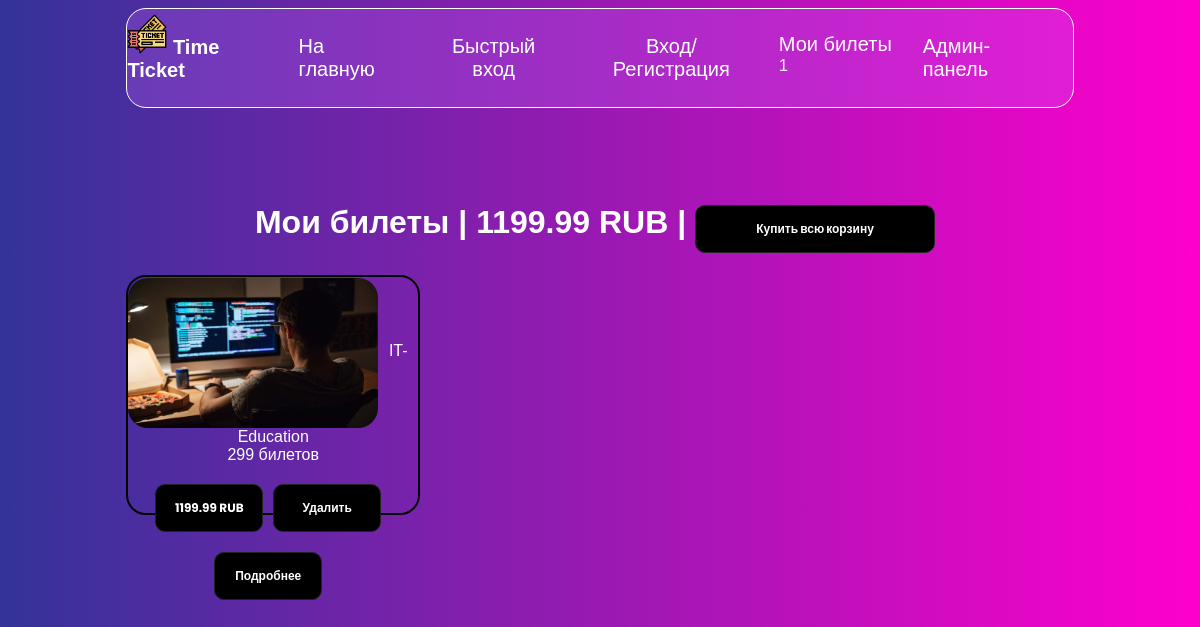
/mytickets (signed in), run on the app's committed database.
### main.py (models this page shows, shortened)
class Tickets(db.Model):
    id = db.Column(db.Integer, primary_key=True)
    author = db.Column(db.String(150), nullable=False)
    price_simple = db.Column(db.Float, nullable=False)
    price_dish = db.Column(db.Float, nullable=False)
    price_merch = db.Column(db.Float, nullable=False)
    tickets_count_simple =  db.Column(db.Integer, nullable=False)
    tickets_count_dish =  db.Column(db.Integer, nullable=False)
    tickets_count_merch =  db.Column(db.Integer, nullable=False)
    concert_name = db.Column(db.String(150), nullable=False)
    date = db.Column(db.String(150), nullable=False)
    image_path = db.Column(db.String(150), nullable=False)
    description = db.Column(db.String(500), nullable=False)

### main.py (the view)
@app.route('/mytickets')
def tickets():
    name = request.cookies.get('user')
    a = len(list(Tickets_in_Cart.query.filter_by(author=name).all()))
    tickets_in_cart = list(Tickets_in_Cart.query.filter_by(author=name).all())
    tickets = []
    all_price=0
    for i in tickets_in_cart:
        obj = Tickets.query.filter_by(id=i.tickets_id).first()
        if not obj is None:
            tickets.append(obj)
            if i.ticket_type == 'simple':
                all_price += obj.price_simple
            elif i.ticket_type == 'dish':
                all_price += obj.price_dish
            else:
                all_price += obj.price_merch
    all_price = round(all_price, 2)
    return render_template('mytickets.html', tickets=tickets, a=a, tickets_in_cart=tickets_in_cart, all_price=all_price)

### templates/mytickets.html (shortened to what this page needs)
<!DOCTYPE html>
<html lang="en">
<head>
    <link rel="stylesheet" href="/static/css/style.css"/>
</head>
<body>
    {% include 'header.html' %}
    <div id="outer">
        <div id="inner" style="color: white; width: 80%; text-align: center;">
            <h1>Мои билеты | {{ all_price }} RUB {% if all_price != 0 %}| <button class="button-ticket" style="width: 240px;" onclick="red('/buyallcart')">Купить всю корзину</button>{% endif %}</h1>
            {% set l = tickets|length %}
            {% for i in range(l) %}
            <div style="display: inline;">
            <div class="ticket">
                <img src="{{ tickets[i].image_path }}" class="img-ticket">
                <div style="padding-top: 64px;">
                <label>{{tickets[i].concert_name}}</label><br>
                <label>{% if tickets_in_cart[i].ticket_type == 'simple' %}{{ tickets[i].tickets_count_simple }}{% elif tickets_in_cart[i].ticket_type == 'dish' %}{{ tickets[i].tickets_count_dish }}{% else %}{{ tickets[i].tickets_count_merch }}{% endif %}  билетов</label></div>
                <div class="ticket-buttons">
                <button class="button-ticket" onclick="red('/buy?id={{tickets[i].id}}&type={{tickets_in_cart[i].ticket_type}}')">{% if tickets_in_cart[i].ticket_type == 'simple' %}{{ tickets[i].price_simple }}{% elif tickets_in_cart[i].ticket_type == 'dish' %}{{ tickets[i].price_dish }}{% else %}{{ tickets[i].price_merch }}{% endif %} RUB</button><button class="button-ticket"  onclick="red('/delfromcart?id={{tickets[i].id}}&type={{tickets_in_cart[i].ticket_type}}')">Удалить</button><button class="button-ticket" onclick="red('/view?name={{tickets[i].concert_name}}&date={{tickets[i].date}}&type={{tickets_in_cart[i].ticket_type}}')">Подробнее</button>
            </div>
                </div>
            </div>
                {% endfor %}
                </div>
        </div>
</body>
</html>

### static/css/style.css (style rules this page uses)
body { font-family: 'Poppins', sans-serif; min-height: 100vh; background: linear-gradient(to right, #333399, #ff00cc); }
@media screen { #outer { width: screen width - 40; } }
@media screen { #inner { width: 450px; margin: 5% auto; } }
.ticket { width: 31%; border-radius: 20px; height: 240px; display: inline-block; float: left; border: 2px solid black; margin-right: 20px; padding-top: 1px; text-align: center; }
.img-ticket { float:left; width: 250px; border-radius: 20px; height: 150px; }
.button-ticket { font-family: 'Poppins', sans-serif; border: 1px solid #222; border-radius: 10px; font-weight: bolder; cursor: pointer; transition: all .25s linear; background-color: black; color: white; font-size: 12px; width: 108px; height: 48px; margin-right: 10px; margin-top: 20px; }
.ticket-buttons { float: left; }

### static/css/fastauth.css (style rules this page uses)
body { font-family: Arial, Helvetica, sans-serif; }

### data on the page
Tickets: image_path (picture), concert_name "IT-Education", tickets_count_merch "299", price_merch "1199.99"

### other printed values
{{ a }} "1"
{{ all_price }} "1199.99"
